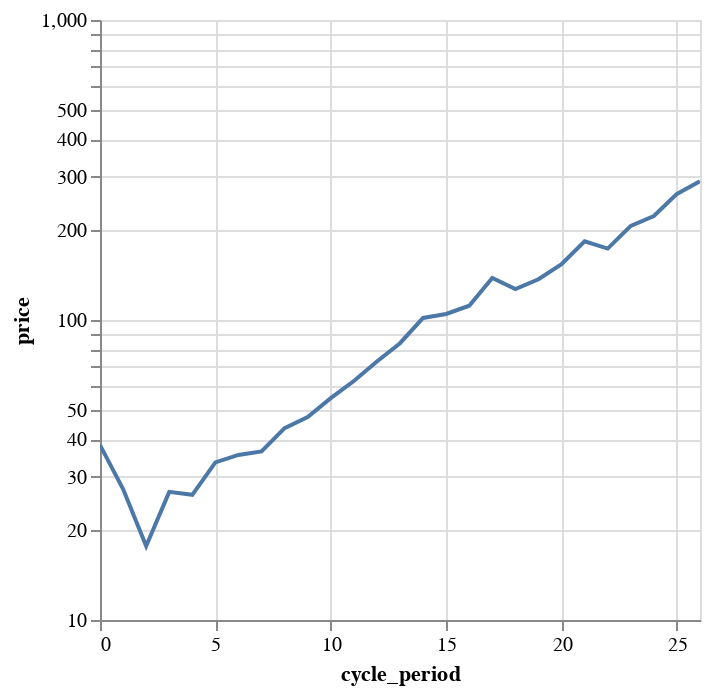

The notebook cell saved with this chart:
### Markdown cell above
# High Prices

### Code cell
tooltips = ["cycle_period", "price", "samples"]
cycle_length = 27
base_year = 1729
end_year = 1999
data = duckdb.sql(f"""
SELECT
    (YEAR(observation_date) - {base_year}) % {cycle_length} cycle_period,
    AVG(SPPUKA) price,
    COUNT(SPPUKA) samples,
FROM SPPUKA.csv
WHERE
    {base_year} < YEAR(observation_date)
    AND YEAR(observation_date) < {end_year}
GROUP BY ALL
""").pl()
chart = data.plot.line(x="cycle_period", y=alt.Y("price", scale=alt.Scale(type="log")), tooltip=tooltips)
chart

### Figure 1 — Vega-Lite specification as saved in the notebook (floating-point values rounded to 4 significant figures)
{"config": {"view": {"continuousWidth": 300, "continuousHeight": 300}}, "data": {"name": "data-35c6db33f506ee724bdfa1b25b659c6a"}, "mark": {"type": "line", "tooltip": true}, "encoding": {"tooltip": [{"field": "cycle_period", "type": "quantitative"}, {"field": "price", "type": "quantitative"}, {"field": "samples", "type": "quantitative"}], "x": {"field": "cycle_period", "type": "quantitative"}, "y": {"field": "price", "scale": {"type": "log"}, "type": "quantitative"}}, "params": [{"name": "param_1e9efca18e7a2868", "select": {"type": "interval", "encodings": ["x", "y"]}, "bind": "scales"}], "$schema": "https://vega.github.io/schema/vega-lite/v6.1.0.json", "datasets": {"data-35c6db33f506ee724bdfa1b25b659c6a": [{"cycle_period": 2, "price": 17.66, "samples": 10}, {"cycle_period": 10, "price": 54.88, "samples": 10}, {"cycle_period": 18, "price": 126.7, "samples": 10}, {"cycle_period": 1, "price": 27.32, "samples": 10}, {"cycle_period": 7, "price": 36.47, "samples": 10}, {"cycle_period": 8, "price": 43.58, "samples": 10}, {"cycle_period": 13, "price": 83.69, "samples": 10}, {"cycle_period": 19, "price": 136.7, "samples": 10}, {"cycle_period": 21, "price": 183.0, "samples": 10}, {"cycle_period": 25, "price": 263.2, "samples": 10}, {"cycle_period": 5, "price": 33.53, "samples": 10}, {"cycle_period": 9, "price": 47.51, "samples": 10}, {"cycle_period": 11, "price": 62.61, "samples": 10}, {"cycle_period": 14, "price": 101.6, "samples": 10}, {"cycle_period": 15, "price": 104.7, "samples": 10}, {"cycle_period": 16, "price": 111.6, "samples": 10}, {"cycle_period": 17, "price": 138.1, "samples": 10}, {"cycle_period": 22, "price": 173.0, "samples": 10}, {"cycle_period": 26, "price": 290.0, "samples": 10}, {"cycle_period": 0, "price": 38.29, "samples": 9}, {"cycle_period": 3, "price": 26.74, "samples": 10}, {"cycle_period": 4, "price": 26.14, "samples": 10}, {"cycle_period": 6, "price": 35.51, "samples": 10}, {"cycle_period": 12, "price": 72.74, "samples": 10}, {"cycle_period": 20, "price": 153.6, "samples": 10}, {"cycle_period": 23, "price": 206.0, "samples": 10}, {"cycle_period": 24, "price": 222.1, "samples": 10}]}}
